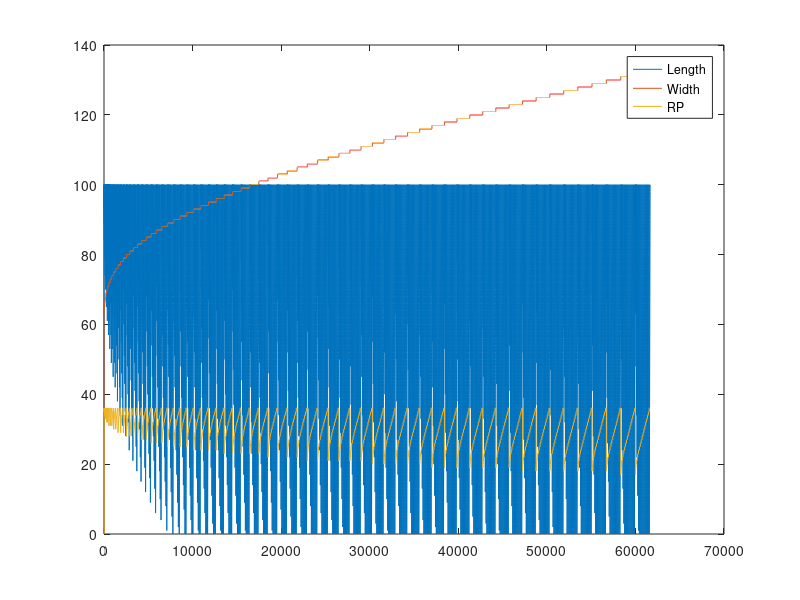

The MATLAB script that drew this image:
clear all
close all
clc

B_Perc = .4;
SA = 2222.3232;

Length = 0;
Width = 0;
RP = 0;


for x = 0:1:132
    L = x;
    for y = 0:1:36
        W = y;
        for z = 0:.01:1
            R = z;
            
            B = W*B_Perc;
            ll = L*R;
            
            T = L - ll;
            Q = W - B;
            
            Surf = (ll*Q)+(B*L)+((Q*T)/2);
            if Surf>SA
                Length = [Length L];
                Width = [Width W];
                RP = [RP R];                            
            end
        end
    end
end


plot(RP*100)
hold on
plot(Length)
hold on
plot(Width)
hold on
legend('Length','Width','RP')


Wing_Length = Length(2);
Wing_Width = Width(2);
Wing_RP = RP(2)*Wing_Length;

wl=['Wing Length = ',num2str(Wing_Length)];
ww=['Wing Width = ',num2str(Wing_Width)];
cl=['Chamfer Location = ',num2str(Wing_RP)];

disp(wl)
disp(ww)
disp(cl)


